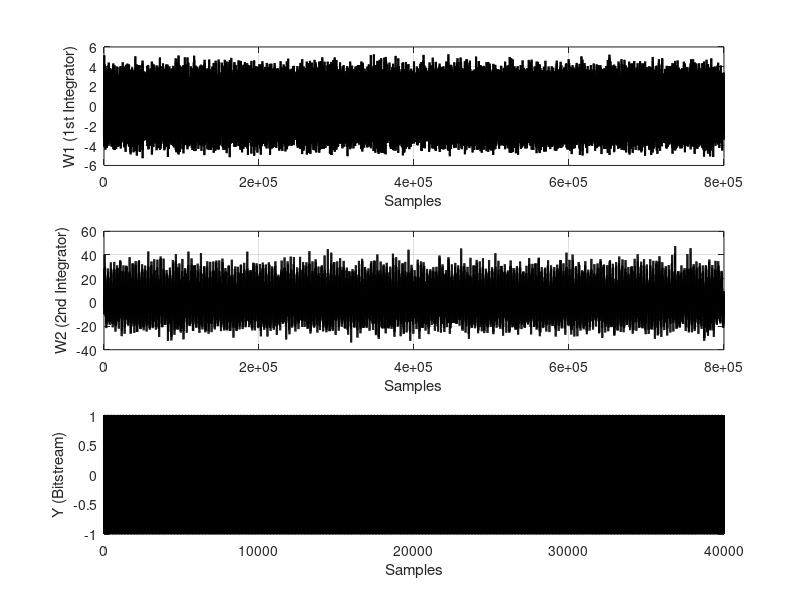
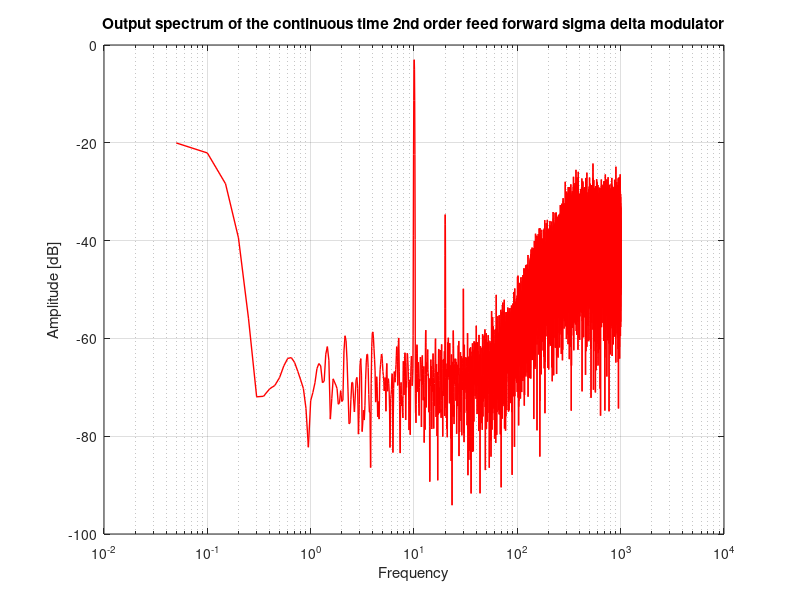
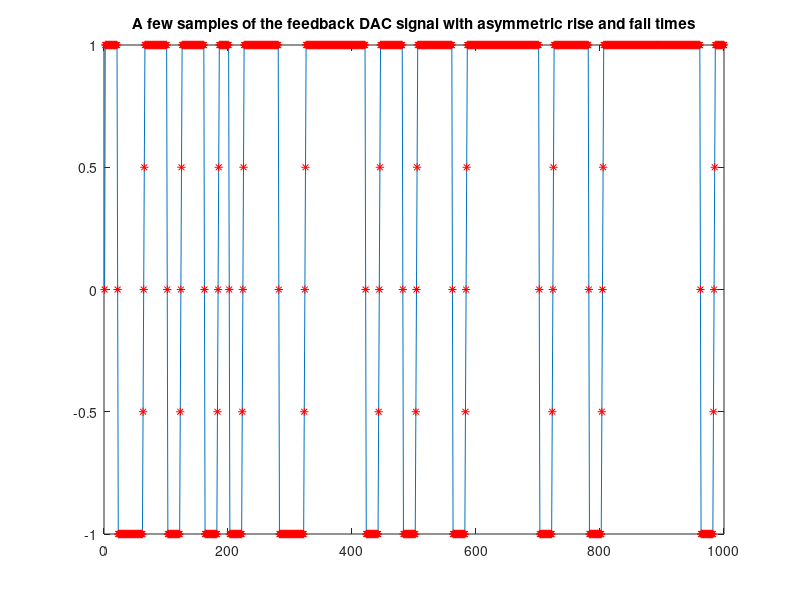

Here is the MATLAB script that generated these plots, in order:
% Continuous Time second order sigma delta modulator

clear all
close all;


nr_steps=20;

% Defining DAC feedback signals with asymmetric rise and fall times
DAC_wave(1,(1:nr_steps)) = ones(1,nr_steps);
DAC_wave(2,(1:nr_steps)) = ones(1,nr_steps); DAC_wave(2,(1:4))=-1 + 0.5*(0:3);
DAC_wave(3,(1:nr_steps)) = -1*ones(1,nr_steps);DAC_wave(3,(1:2))= 1 - (1:2);
DAC_wave(4,(1:nr_steps)) = -1*ones(1,nr_steps);

% Defining DAC feedback signals with symmetrical rise and fall times
% (remove the comments to make the DAC ideal)
%DAC_wave(1,(1:nr_steps)) = ones(1,nr_steps);
%DAC_wave(2,(1:nr_steps)) = ones(1,nr_steps);
%DAC_wave(3,(1:nr_steps)) = -1*ones(1,nr_steps);
%DAC_wave(4,(1:nr_steps)) = -1*ones(1,nr_steps);


%Sinusoidal input
sig_freq=10.003;
nyq_freq=2000;
nr_periods=200;
amplitude=0.7;
offset=0;

nr_points=ceil(nr_periods*nyq_freq/sig_freq);

in = offset + amplitude*sin(2*pi*[1:nr_points*nr_steps]/(nyq_freq/sig_freq)/nr_steps);



y=zeros(1,nr_points);
w=zeros(1,nr_points*nr_steps);
w2=zeros(1,nr_points*nr_steps);
w12=zeros(1,nr_points*nr_steps);
DAC_Test=zeros(1,nr_points*nr_steps);
y(1)=1;
DAC = DAC_wave(1,:);



fs = nyq_freq;

% Feed back filter coefficients
%==================================

% Unity gain frequency of the first integrator (ft1 = 1KHz)
ft1 = 1e3;
% Unity gain frequency of the second integrator (ft2 = 1KHz)
ft2 = 1e3;

% Calculating omega1 of the first continuous time integrator
omega1 = 2*pi*ft1/fs/nr_steps;
% Calculating omega2 of the second continuous time integrator
omega2 = 2*pi*ft2/fs/nr_steps;


%Feed Forward filter coefficients
a1=1;
c1=2*omega1*nr_steps;
c2=1;



index=1;

for a = 2:nr_points,

    for b = 1:nr_steps

        index=index+1;
        %2nd order filter
        w2(index) = w2(index-1) + omega2*w(index-1);
%        w(index) = w(index-1) + omega1*(in(index-1) - a1*y(a-1));
        w(index) = w(index-1) + omega1*(in(index-1) - a1*DAC(b));
        w12(index) = c1*w(index) + c2*w2(index);
       
        % for test
        DAC_Test(index) = DAC(b);
        
    end

    y(a) = sign(w12(index));
    if (y(a)==1) && (y(a-1)==1)
        DAC = DAC_wave(1,:);
    elseif (y(a)==1 && (y(a-1))==-1)
        DAC = DAC_wave(2,:);
    elseif (y(a)==-1 && y(a-1)==1)
        DAC = DAC_wave(3,:);
    elseif (y(a)==-1 && y(a-1)==-1)
        DAC = DAC_wave(4,:);
    end;

end

%************************************************************************
% Display the 'time domain' output values
%************************************************************************

    figure(1);
    subplot(3,1,1);plot(w,'k','LineWidth',1.5);
    xlabel('Samples'); ylabel('W1 (1st Integrator)');grid;
    subplot(3,1,2);plot(w2,'k','LineWidth',1.5);
    xlabel('Samples'); ylabel('W2 (2nd Integrator)');grid;
    subplot(3,1,3);plot(y,'k','LineWidth',1.5);
    xlabel('Samples'); ylabel('Y (Bitstream)');grid;
    saveas(gcf,'results/MOD2_CT_NRZDAC_time.png');


    
%************************************************************************
% Display the 'frequency domain' output values
%************************************************************************
    
    N = nr_points;
    fs = nyq_freq;
    fres = fs/N;
    fin = sig_freq;


    ffty = abs(fft(y'.*(kaiser(length(y),20))));
    % Scale the spectrum
    ffty = 20*log10(ffty/max(ffty)/sqrt(2));
    % Plot the output spectrum
    figure(2);semilogx((1:round(N/2))*fres,ffty(1:round(N/2)),'-r','LineWidth',1);

    xlabel('Frequency');ylabel('Amplitude [dB]');title('Output spectrum of the continuous time 2nd order feed forward sigma delta modulator');
    grid on;
    saveas(gcf,'results/MOD2_CT_NRZDAC_spectrum.png');

    figure(3);plot(DAC_Test(1:1000));hold on;plot(DAC_Test(1:1000),'r*');
    title('A few samples of the feedback DAC signal with asymmetric rise and fall times');
    saveas(gcf,'results/MOD2_CT_NRZDAC_waveform.png');

%%% [MOD] === Exercise 2.8 follow-up: compute in-band SNR for the FF CT MOD ==
%%% [MOD] Quick SNR over a baseband fb that covers our 10 kHz input safely.
fb_band = 100;                                  % kHz, baseband used for SNR
maintone    = round(sig_freq/fres);
signal_bins = maintone-7:maintone+7;
inband_bins = 1:round(fb_band/fres);
noise_bins  = setdiff(inband_bins, signal_bins);

ffy_lin = abs(fft(y' .* kaiser(length(y),20)));
sp = sum(ffy_lin(signal_bins).^2);
np = sum(ffy_lin(noise_bins).^2);
SNR_asym = 10*log10(sp/np);
fprintf('\n[CT MOD2 with asymmetric DAC]  SNR over %g kHz = %.2f dB\n', ...
        fb_band, SNR_asym);
fprintf('Note: re-run with the IDEAL DAC_wave block uncommented for the\n');
fprintf('ideal-DAC reference value; the difference is the resolution loss\n');
fprintf('caused by DAC ISI (intersymbol interference).\n');
